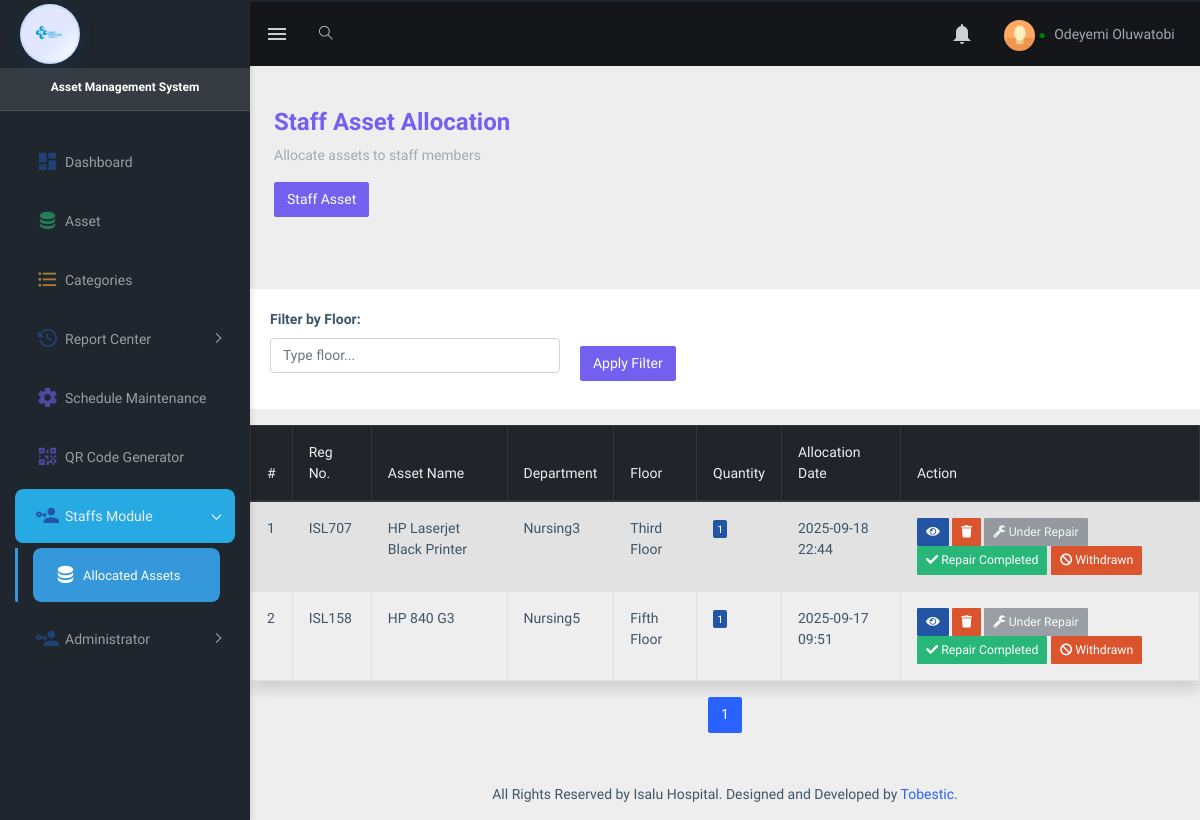
The app's page /admindashboard/staffallocation.php (signed in), older data.
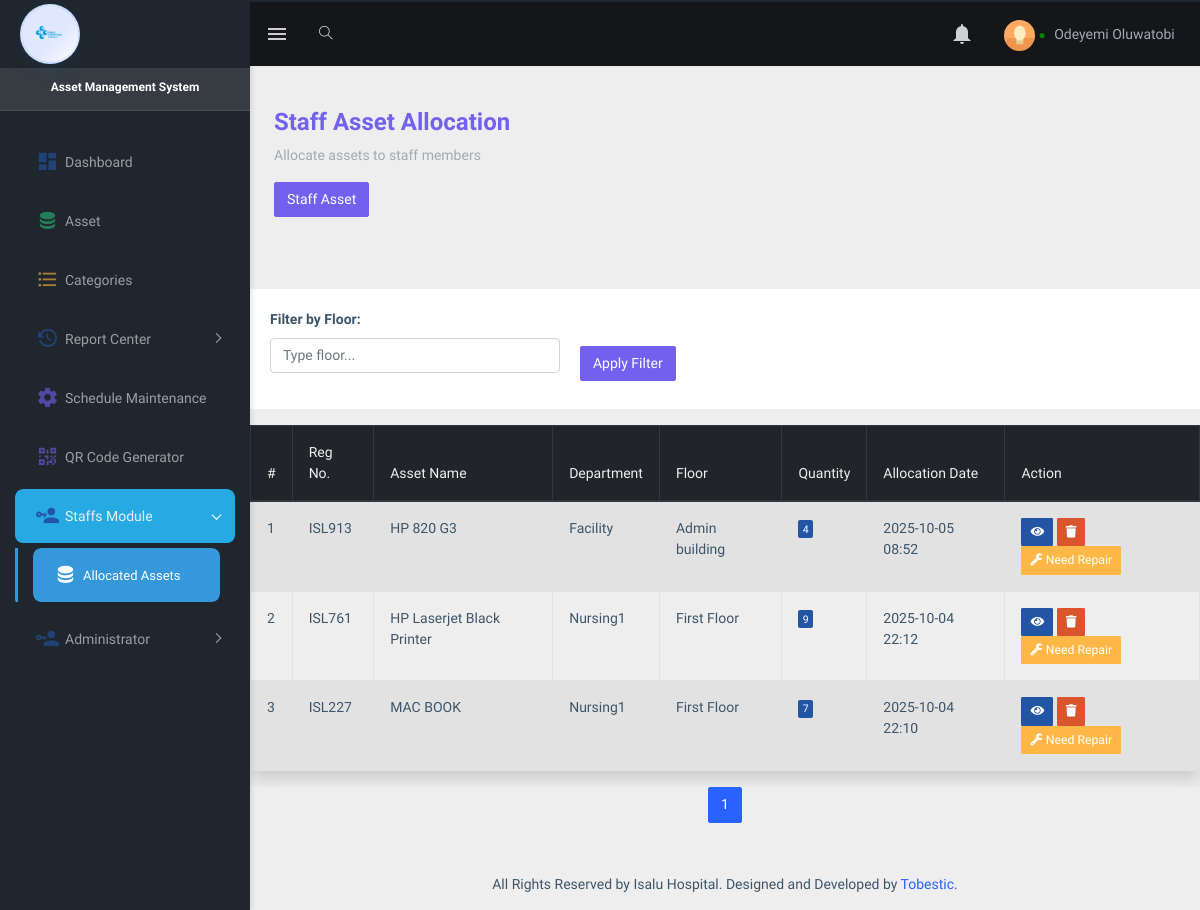
The same page, newer data.
### tables this page shows
CREATE TABLE `staff_table` (
  `id` int(11) NOT NULL,
  `asset_id` int(11) NOT NULL,
  `reg_no` varchar(100) NOT NULL,
  `asset_name` varchar(100) NOT NULL,
  `description` varchar(200) NOT NULL,
  `quantity` varchar(50) NOT NULL,
  `category` varchar(100) NOT NULL,
  `department` varchar(100) NOT NULL,
  `floor` varchar(100) NOT NULL,
  `requested_by` varchar(100) NOT NULL,
  `request_date` varchar(100) NOT NULL,
  `status` varchar(50) DEFAULT NULL,
  `withdrawn` int(11) NOT NULL
);

### admindashboard/staffallocation.php (the view, shortened to what the changed rows need)
<?php
require_once "../include/config.php";
?>
<!DOCTYPE html>
<html dir="ltr" lang="en">
<head>
    <link href="assets/libs/flot/css/float-chart.css" rel="stylesheet">
    <link href="dist/css/style.min.css" rel="stylesheet">
</head>
<body>
    <div id="main-wrapper">
        <div class="page-wrapper">
            <div class="container-fluid px-0">
                <?php  require "staffallocation/stafftable.php";   ?>
            </div>
        </div>
    </div>
    <link rel="stylesheet" href="https://code.jquery.com/ui/1.13.2/themes/base/jquery-ui.css">
</body>
</html>

### admindashboard/staffallocation/stafftable.php (shortened to what the changed rows need)
<?php
require_once dirname(__FILE__) . "/../include/config.php";
$items_per_page = 7;
$page = isset($_GET['page']) ? (int)$_GET['page'] : 1;
$offset = ($page - 1) * $items_per_page;
$where_clause = "WHERE 1=1";
try {
    $total_sql = "SELECT COUNT(*) AS total FROM staff_table s $where_clause";
    $total_stmt = $conn->prepare($total_sql);
    $total_stmt->execute();
    $total_row = $total_stmt->fetch(PDO::FETCH_ASSOC);    $total_items = (int)$total_row['total'];
    $total_pages = max(1, ceil($total_items / $items_per_page));
    $sql = "SELECT s.*, DATE_FORMAT(s.request_date, '%Y-%m-%d %H:%i') as formatted_date,
            CASE WHEN r.status = 'Under Repair' THEN 1 ELSE 0 END as is_under_repair
            FROM staff_table s
            LEFT JOIN repair_asset r ON s.id = r.asset_id AND r.status = 'Under Repair'
            $where_clause
            ORDER BY s.request_date DESC
            LIMIT :offset, :limit";
    $stmt = $conn->prepare($sql);
    $stmt->bindValue(':offset', $offset, PDO::PARAM_INT);
    $stmt->bindValue(':limit', $items_per_page, PDO::PARAM_INT);
    $stmt->execute();
} catch (PDOException $e) {
    logError("Database error in stafftable.php: " . $e->getMessage() .
            "\nSQL Query: " . (isset($sql) ? $sql : $total_sql) .
            "\nParameters: offset=" . $offset . ", limit=" . $items_per_page);
    $total_items = 0;
    $total_pages = 1;
}
?>
<!DOCTYPE html>
<html lang="en">
<head>
    <link rel="stylesheet" href="//code.jquery.com/ui/1.13.2/themes/base/jquery-ui.css">
</head>
<body>
    <div class="row mt-5">
        <div class="col-md-12 col-lg-12 col-xlg-3">
            <div class="table-responsive">
                <table class="table shadow table-striped table-bordered table-hover">
                     <thead class="thead-dark">
                    <tr>
                        <th scope="col">#</th>
                        <th scope="col">Reg No.</th>
                        <th scope="col">Asset Name</th>
                        <th scope="col">Department</th>
                        <th scope="col">Floor</th>
                        <th scope="col">Quantity</th>
                        <th scope="col">Allocation Date</th>
                        <th scope="col">Action</th>
                    </tr>
                </thead>
                <tbody>
                    <?php                    $s = $offset + 1;
                    while ($row = $stmt->fetch(PDO::FETCH_ASSOC)) {
                        $id = htmlspecialchars($row['id']);
                        $reg_no = htmlspecialchars($row['reg_no']);
                        $asset_name = htmlspecialchars($row['asset_name']);
                        $department = htmlspecialchars($row['department']);
                        $floor = htmlspecialchars($row['floor']);
                        $quantity = (int)$row['quantity'];
                        $request_date = htmlspecialchars($row['formatted_date']);
                        $repair_qty_stmt = $conn->prepare("SELECT SUM(quantity) AS total_repair_qty FROM repair_asset WHERE asset_id = :asset_id AND status = 'Under Repair'");
                        $repair_qty_stmt->bindParam(':asset_id', $id, PDO::PARAM_INT);
                        $repair_qty_stmt->execute();
                        $repair_qty_row = $repair_qty_stmt->fetch(PDO::FETCH_ASSOC);
                        $repair_qty = $repair_qty_row && $repair_qty_row['total_repair_qty'] ? (int)$repair_qty_row['total_repair_qty'] : 0;
                        ?>
                        <tr>
                            <th scope="row"><?php echo $s++; ?></th>
                            <td><?php echo $reg_no; ?></td>
                            <td><?php echo $asset_name; ?></td>
                            <td><?php echo $department; ?></td>
                            <td><?php echo $floor; ?></td>
                            <td><span class="badge badge-info"><?php echo $quantity; ?></span></td>
                            <td><?php echo $request_date; ?></td>                            <td>
                                <a href="staffallocation/viewallocation.php?id=<?php echo $id; ?>" class="btn btn-info btn-sm">
                                    <i class="fa fa-eye"></i>
                                </a>
                                <a href="staffallocation/deleteallocation.php?id=<?php echo $id; ?>" class="btn btn-danger btn-sm">
                                    <i class="fa fa-trash"></i>
                                </a>
                                <?php
                                if ($row['is_under_repair'] && (!isset($row['withdrawn']) || !$row['withdrawn'])): ?>
                                    <button class="btn btn-secondary btn-sm" disabled>
                                        <i class="fa fa-wrench"></i> Under Repair
                                    </button>
                                    <button onclick="promptRepairCompleted(<?php echo $id; ?>, <?php echo $repair_qty; ?>, <?php echo $repair_qty; ?>, this)" class="btn btn-success btn-sm">
                                        <i class="fa fa-check"></i> Repair Completed
                                    </button>
                                    <button onclick="withdrawAsset(<?php echo $id; ?>)" class="btn btn-danger btn-sm">
                                        <i class="fa fa-ban"></i> Withdrawn
                                    </button>
                                <?php else:
                    $btn_stmt = $conn->prepare("SELECT id, withdrawn, quantity, status, replaced FROM repair_asset WHERE asset_id = :asset_id ORDER BY id DESC LIMIT 1");
                                    $btn_stmt->bindParam(':asset_id', $id, PDO::PARAM_INT);
                                    $btn_stmt->execute();
                                    $btn_row = $btn_stmt->fetch(PDO::FETCH_ASSOC);
                        if ($btn_row && $btn_row['withdrawn'] == 1 && (int)$btn_row['quantity'] === 0 && $btn_row['status'] === null && $btn_row['replaced'] == 0): ?>
                        <button onclick="promptReplaceAsset(<?php echo $id; ?>, <?php echo $btn_row ? $btn_row['id'] : 'null'; ?>, this)" class="btn btn-primary btn-sm">
                                                <i class="fa fa-refresh"></i> Replace
                                            </button>
                                    <?php else: ?>
                                        <button onclick="promptRepairCount(<?php echo $id; ?>, <?php echo $quantity; ?>, <?php
                                            echo htmlspecialchars(json_encode([
                                                'reg_no' => $reg_no,
                                                'asset_name' => $asset_name,
                                                'department' => $department,
                                                'category' => 'General'
                                            ]), ENT_QUOTES);
                                        ?>)" class="btn btn-warning btn-sm">
                                            <i class="fa fa-wrench"></i> Need Repair
                                        </button>
                                    <?php endif;
                                endif; ?>
                            </td>
                        </tr>
                    <?php
                    }
                    ?>
                </tbody>
            </table>
        </div>
        <nav aria-label="Page navigation">
            <ul class="pagination justify-content-center">
                <?php
                $filter_params = '';
                if ($total_items > 0):
                    if ($page > 1): ?>
                    <?php endif;
                    $range = 2;
                    $start_page = max(1, $page - $range);
                    $end_page = min($total_pages, $page + $range);
                    if ($start_page > 1): ?>
                        <?php endif;
                    for ($i = $start_page; $i <= $end_page; $i++): ?>
                        <li class="page-item <?php echo ($i == $page) ? 'active' : ''; ?>">
                            <a class="page-link" href="?page=<?php echo $i . $filter_params; ?>"><?php echo $i; ?></a>
                        </li>
                    <?php endfor;
                        if ($end_page < $total_pages - 1): ?>
                    <?php endif;
                endif; ?>
            </ul>
        </nav>
    </div>
</div>
</body>
</html>

Row changes from the older to the newer data that the page shows:
removed staff_table: reg_no "ISL707", asset_name "HP Laserjet Black Printer", department "Nursing3", floor "Third Floor", quantity "1", request_date "2025-09-18 22:44"
removed staff_table: reg_no "ISL158", asset_name "HP 840 G3", department "Nursing5", floor "Fifth Floor", quantity "1", request_date "2025-09-17 09:51"
added staff_table: reg_no "ISL913", asset_name "HP 820 G3", department "Facility", floor "Admin building", quantity "4", request_date "2025-10-05 08:52"
added staff_table: reg_no "ISL761", asset_name "HP Laserjet Black Printer", department "Nursing1", floor "First Floor", quantity "9", request_date "2025-10-04 22:12"
added staff_table: reg_no "ISL227", asset_name "MAC BOOK", department "Nursing1", floor "First Floor", quantity "7", request_date "2025-10-04 22:10"
